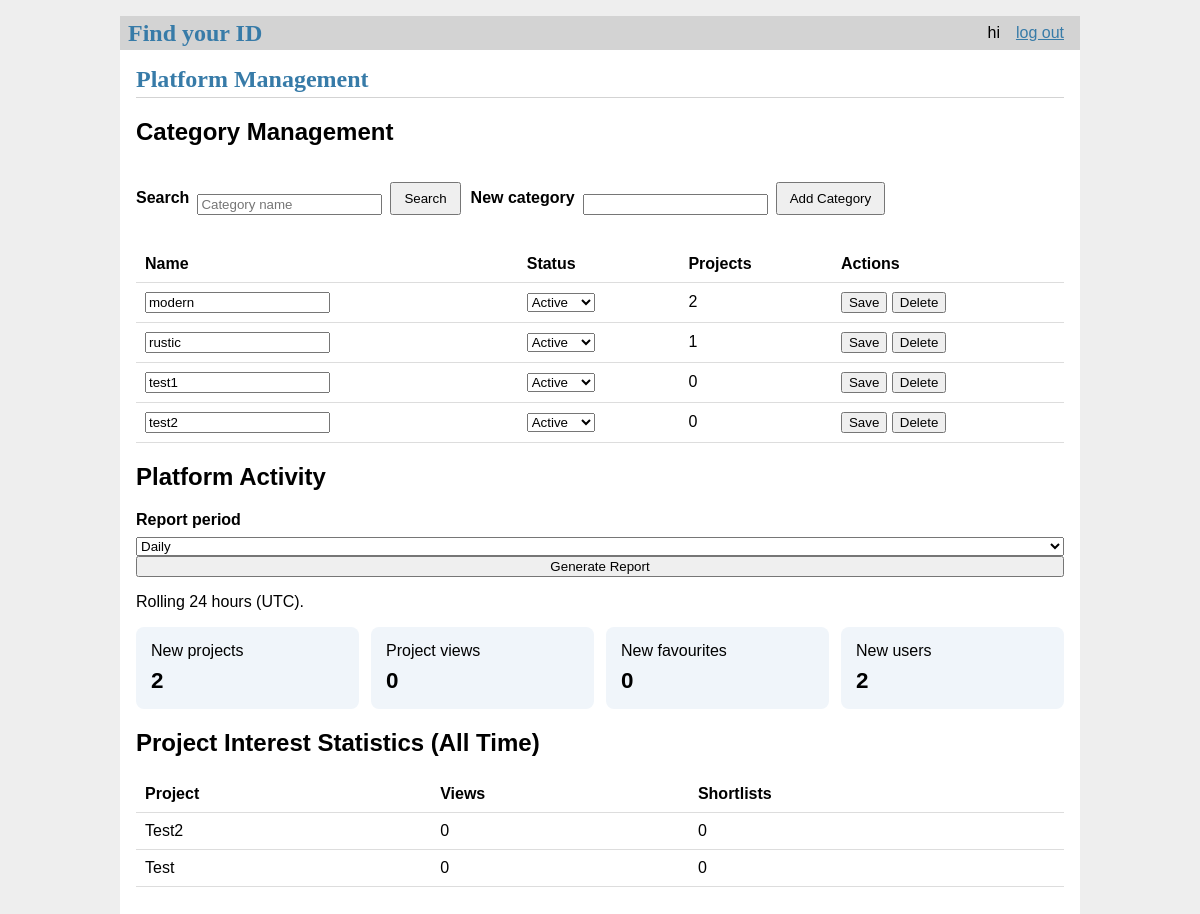
Page /platform/ (signed in) on the committed database.
### tables this page shows
CREATE TABLE user(
    id integer primary key autoincrement,
    name text not null,
    password text not null,
    email text unique not null,
    phone text not null,                       -- text keeps leading zeros / +65
    Usertype text not null
        check (Usertype in ('designer', 'customer', 'manager')),
    created timestamp not null default current_timestamp
);

CREATE TABLE category(
    id integer primary key autoincrement,
    name text unique not null,
    active integer not null default 1
);

CREATE TABLE idp(
    id integer primary key autoincrement,
    designer_id integer not null,
    title text not null,
    description text,
    propertyType text not null,
    houseType text not null,
    property_subtype_id integer,               -- optional: existing projects have none
    price integer not null check (price >= 0), -- whole dollars (SGD)
    status text not null default 'completed'
        check (status in ('ongoing', 'completed')),
    created timestamp not null default current_timestamp,
    foreign key (designer_id) references designer (userID),
    foreign key (property_subtype_id) references property_subtype (id)
);

### idfinder/boundaries/platform.py (the view)
    @bp.route('/')
    @login_required
    @platform_required
    def dashboard():
        period = request.args.get('period', 'daily')
        if period not in ('daily', 'weekly', 'monthly'):
            abort(400)
        ctrl = platform_boundary.controller()
        return render_template('platform/dashboard.html', categories=ctrl.categories(request.args.get('q', '')),
                            q=request.args.get('q', ''), period=period,
                            summary=ctrl.report(period), interest=ctrl.interest())

### idfinder/boundaries/auth.py (called while the page is built)
    @bp.before_app_request
    def load_logged_in_user():
        user_id = session.get('user_id')
        if user_id is None:
            g.user = None
        else:
            g.user = auth_control.get_user(user_id)  # g.user lasts for the length of the request

### idfinder/boundaries/platform.py (called while the page is built)
    def login_required(view):
        @functools.wraps(view)
        def wrapped_view(**kwargs):
            if g.user is None:
                return redirect(url_for('auth.login'))
            return view(**kwargs)
        return wrapped_view

    def platform_required(view):
        @functools.wraps(view)
        def wrapper(**kwargs):
            if g.user['Usertype'] != 'manager':
                abort(403)
            return view(**kwargs)
        return wrapper

    def controller():
        return PlatformController()

### idfinder/controller/auth_controller.py (called while the page is built)
    @staticmethod
    def get_user(user_id):
        return Users.get_info(user_id)

### idfinder/controller/platform_controller.py (called while the page is built)
    def categories(self, search=''):
        return Category.find_all((search or '').strip())

    def report(self, period):
        if period not in ('daily', 'weekly', 'monthly'):
            raise ValidationError('Invalid report period.')
        return PlatformReport.overview(period)

    def interest(self):
        return PlatformReport.interest()

### idfinder/db.py (called while the page is built)
def get_db(): #called when app has been created and is handling a request
    if 'db' not in g:
        g.db = sqlite3.connect( #establishes connection to the file pointed by DATABASE in create_app in __init__.py
            current_app.config['DATABASE'],
            detect_types=sqlite3.PARSE_DECLTYPES
        )
        g.db.row_factory = sqlite3.Row #tells the connection to return rows that behave like dicts --> columns can be accessed by name
    return g.db

### idfinder/entities/category.py (called while the page is built)
    @staticmethod
    def find_all(search=''):
        return get_db().execute(
            'SELECT c.id, c.name, c.active, COUNT(ic.idp_id) AS project_count '
            'FROM category c LEFT JOIN idp_category ic ON ic.category_id = c.id '
            'WHERE c.name LIKE ? GROUP BY c.id ORDER BY c.name',
            (f'%{search}%',)
        ).fetchall()

### idfinder/entities/platform_report.py (called while the page is built)
    @staticmethod
    def interest():
        return get_db().execute(
            'SELECT p.id, p.title, '
            '(SELECT COUNT(*) FROM idp_view v WHERE v.idp_id=p.id) AS views, '
            '(SELECT COUNT(*) FROM favourite_idp f WHERE f.idp_id=p.id) AS favourites '
            'FROM idp p ORDER BY views DESC, favourites DESC, p.id DESC'
        ).fetchall()

### idfinder/templates/platform/dashboard.html (shortened to what this page needs)
{% extends 'base.html' %}
{% block header %}<h1>{% block title %}Platform Management{% endblock %}</h1>{% endblock %}
{% block content %}
<h2>Category Management</h2>
<div class="manager-tools">
  <form method="get" action="{{ url_for('platform.dashboard') }}">
    <label for="q">Search</label><input id="q" name="q" value="{{ q }}" placeholder="Category name">
    <button type="submit">Search</button>
  </form>
  <form method="post" action="{{ url_for('platform.add_category') }}">
    <label for="category-name">New category</label>
    <input id="category-name" name="name" maxlength="80" required>
    <button type="submit">Add Category</button>
  </form>
</div>
<table class="manager-table">
  <thead><tr><th>Name</th><th>Status</th><th>Projects</th><th>Actions</th></tr></thead>
  <tbody>
  {% for category in categories %}
    <tr><td>
      <form id="edit-{{ category['id'] }}" method="post" action="{{ url_for('platform.edit_category', category_id=category['id']) }}">
        <input aria-label="Category name" name="name" maxlength="80" value="{{ category['name'] }}" required>
      </form>
    </td><td>
      <select aria-label="Category status" name="active" form="edit-{{ category['id'] }}">
        <option value="1" {% if category['active'] %}selected{% endif %}>Active</option>
      </select>
    </td><td>{{ category['project_count'] }}</td><td>
      <button type="submit" form="edit-{{ category['id'] }}">Save</button>
      <form method="post" action="{{ url_for('platform.delete_category', category_id=category['id']) }}" onsubmit="return confirm('Delete this category?');">
        <button type="submit">Delete</button>
      </form>
    </td></tr>
  {% else %}<tr><td colspan="4">No matching categories.</td></tr>{% endfor %}
  </tbody>
</table>
<h2>Platform Activity</h2>
<form method="get" action="{{ url_for('platform.dashboard') }}">
  <label for="period">Report period</label>
  <select id="period" name="period">
    {% for option in ('daily', 'weekly', 'monthly') %}
      <option value="{{ option }}" {% if option == period %}selected{% endif %}>{{ option|capitalize }}</option>
    {% endfor %}
  </select>
  <button type="submit">Generate Report</button>
</form>
<p>Rolling {{ {'daily':'24 hours', 'weekly':'7 days', 'monthly':'1 month'}[period] }} (UTC).</p>
<div class="manager-stats">
  <div class="manager-stat">New projects<strong>{{ summary['projects'] }}</strong></div>
  <div class="manager-stat">Project views<strong>{{ summary['views'] }}</strong></div>
  <div class="manager-stat">New favourites<strong>{{ summary['favourites'] }}</strong></div>
  <div class="manager-stat">New users<strong>{{ summary['users'] }}</strong></div>
</div>
<h2>Project Interest Statistics (All Time)</h2>
<table class="manager-table">
  <thead><tr><th>Project</th><th>Views</th><th>Shortlists</th></tr></thead>
  <tbody>{% for project in interest %}
    <tr><td>{{ project['title'] }}</td><td>{{ project['views'] }}</td><td>{{ project['favourites'] }}</td></tr>
  {% else %}<tr><td colspan="3">No projects available.</td></tr>{% endfor %}</tbody>
</table>
{% endblock %}

### idfinder/templates/base.html (shortened to what this page needs)
<!DOCTYPE html>
<link rel="stylesheet" href="{{url_for('static', filename='style.css')}}">
<nav>
    <h1>Find your ID</h1>
    <ul>
        {% if g.user %}
            <li><span>{{g.user['name']}}</span></li>
            <li><a href="{{url_for('auth.log_out_user')}}">log out</a></li>
        {% else %}
            <li><a href="{{url_for('auth.register')}}">register</a></li>
            <li><a href="{{url_for('auth.login')}}">log in</a></li>
        {% endif %}
    </ul>
</nav>
<section class="content">
    <header>
        {% block header %}{% endblock %}
    </header>
    {% block content %}{% endblock %}
</section>

### idfinder/static/style.css (style rules this page uses)
h1 { font-family: serif; color: #377ba8; margin: 1rem 0; }
a { color: #377ba8; }
nav { background: lightgray; display: flex; align-items: center; padding: 0 0.5rem; }
nav h1 { flex: auto; margin: 0; }
nav ul { display: flex; list-style: none; margin: 0; padding: 0; }
nav ul li a, nav ul li span, header .action { display: block; padding: 0.5rem; }
.content { padding: 0 1rem 1rem; }
.content > header { border-bottom: 1px solid lightgray; display: flex; align-items: flex-end; }
.content > header h1 { flex: auto; margin: 1rem 0 0.25rem 0; }
.content:last-child { margin-bottom: 0; }
.content form { margin: 1em 0; display: flex; flex-direction: column; }
.content label { font-weight: bold; margin-bottom: 0.5em; }
.content input, .content textarea { margin-bottom: 1em; }
.manager-tools { display: flex; flex-wrap: wrap; gap: 10px; align-items: end; }
.manager-tools form { display: flex; flex-direction: row; flex-wrap: wrap; align-items: end; gap: 8px; }
.manager-tools input { margin-bottom: 0; }
.manager-tools button { padding: 7px 12px; }
.manager-table { width: 100%; border-collapse: collapse; margin: 15px 0; }
.manager-table th, .manager-table td { text-align: left; border-bottom: 1px solid #ddd; padding: 9px; }
.manager-table form { display: inline-flex; flex-direction: row; margin: 0; gap: 5px; }
.manager-table input { margin: 0; }
.manager-table button { cursor: pointer; }
.manager-stats { display: grid; grid-template-columns: repeat(auto-fit,minmax(140px,1fr)); gap: 12px; }
.manager-stat { padding: 15px; border-radius: 8px; background: #f0f5fa; }
.manager-stat strong { display: block; font-size: 1.4rem; margin-top: 8px; }

### rows in the picture
user: user.name "hi"
category: name "modern", active "Active", project_count "2"
category: name "rustic", active "Active", project_count "1"
category: name "test1", active "Active", project_count "0"
category: name "test2", active "Active", project_count "0"
idp: title "Test2", views "0", favourites "0"
idp: title "Test", views "0", favourites "0"

### other values in the picture
{{ {'daily':'24 hours', 'weekly':'7 days', 'monthly':'1 month'}[period] }} "24 hours"
{{ summary['projects'] }} "2"
{{ summary['views'] }} "0"
{{ summary['favourites'] }} "0"
{{ summary['users'] }} "2"
form field period "Daily"
